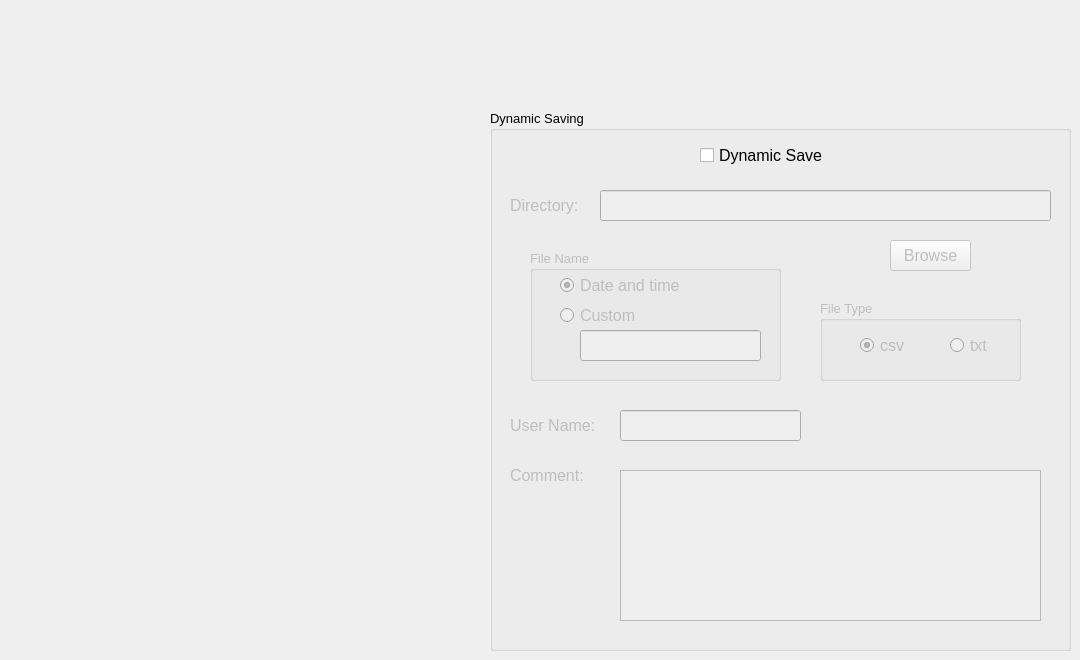
          <widget class="QWidget" name="tab_9">
           <attribute name="title">
            <string>Saving</string>
           </attribute>
           <widget class="QGroupBox" name="groupBox_dsave">
            <property name="enabled">
             <bool>true</bool>
            </property>
            <property name="geometry">
             <rect>
              <x>490</x>
              <y>110</y>
              <width>581</width>
              <height>541</height>
             </rect>
            </property>
            <property name="font">
             <font>
              <pointsize>10</pointsize>
             </font>
            </property>
            <property name="title">
             <string>Dynamic Saving</string>
            </property>
            <widget class="QLabel" name="label_dsave_directory">
             <property name="enabled">
              <bool>false</bool>
             </property>
             <property name="geometry">
              <rect>
               <x>20</x>
               <y>80</y>
               <width>101</width>
               <height>31</height>
              </rect>
             </property>
             <property name="font">
              <font>
               <pointsize>12</pointsize>
              </font>
             </property>
             <property name="text">
              <string>Directory:</string>
             </property>
            </widget>
            <widget class="QLineEdit" name="lineEdit_dsave_directory">
             <property name="enabled">
              <bool>false</bool>
             </property>
             <property name="geometry">
              <rect>
               <x>110</x>
               <y>80</y>
               <width>451</width>
               <height>31</height>
              </rect>
             </property>
             <property name="font">
              <font>
               <pointsize>12</pointsize>
              </font>
             </property>
            </widget>
            <widget class="QCheckBox" name="checkBox_dsave">
             <property name="enabled">
              <bool>true</bool>
             </property>
             <property name="geometry">
              <rect>
               <x>210</x>
               <y>30</y>
               <width>141</width>
               <height>31</height>
              </rect>
             </property>
             <property name="font">
              <font>
               <pointsize>12</pointsize>
              </font>
             </property>
             <property name="text">
              <string>Dynamic Save</string>
             </property>
            </widget>
            <widget class="QLabel" name="label_dsave_username">
             <property name="enabled">
              <bool>false</bool>
             </property>
             <property name="geometry">
              <rect>
               <x>20</x>
               <y>300</y>
               <width>101</width>
               <height>31</height>
              </rect>
             </property>
             <property name="font">
              <font>
               <pointsize>12</pointsize>
              </font>
             </property>
             <property name="text">
              <string>User Name:</string>
             </property>
            </widget>
            <widget class="QLineEdit" name="lineEdit_dsave_username">
             <property name="enabled">
              <bool>false</bool>
             </property>
             <property name="geometry">
              <rect>
               <x>130</x>
               <y>300</y>
               <width>181</width>
               <height>31</height>
              </rect>
             </property>
             <property name="font">
              <font>
               <pointsize>12</pointsize>
              </font>
             </property>
            </widget>
            <widget class="QPushButton" name="pushButton_dsave_browse">
             <property name="enabled">
              <bool>false</bool>
             </property>
             <property name="geometry">
              <rect>
               <x>400</x>
               <y>130</y>
               <width>81</width>
               <height>31</height>
              </rect>
             </property>
             <property name="font">
              <font>
               <pointsize>12</pointsize>
              </font>
             </property>
             <property name="text">
              <string>Browse</string>
             </property>
            </widget>
            <widget class="QLabel" name="label_dsave_comment">
             <property name="enabled">
              <bool>false</bool>
             </property>
             <property name="geometry">
              <rect>
               <x>20</x>
               <y>350</y>
               <width>91</width>
               <height>31</height>
              </rect>
             </property>
             <property name="font">
              <font>
               <pointsize>12</pointsize>
              </font>
             </property>
             <property name="text">
              <string>Comment:</string>
             </property>
            </widget>
            <widget class="QTextEdit" name="textEdit_dsave_comment">
             <property name="enabled">
              <bool>false</bool>
             </property>
             <property name="geometry">
              <rect>
               <x>130</x>
               <y>360</y>
               <width>421</width>
               <height>151</height>
              </rect>
             </property>
             <property name="font">
              <font>
               <pointsize>10</pointsize>
              </font>
             </property>
            </widget>
            <widget class="QGroupBox" name="groupBox_dsave_filename">
             <property name="enabled">
              <bool>false</bool>
             </property>
             <property name="geometry">
              <rect>
               <x>40</x>
               <y>140</y>
               <width>251</width>
               <height>131</height>
              </rect>
             </property>
             <property name="font">
              <font>
               <pointsize>10</pointsize>
              </font>
             </property>
             <property name="title">
              <string>File Name</string>
             </property>
             <widget class="QRadioButton" name="radioButton_dsave_timename">
              <property name="enabled">
               <bool>false</bool>
              </property>
              <property name="geometry">
               <rect>
                <x>30</x>
                <y>20</y>
                <width>131</width>
                <height>31</height>
               </rect>
              </property>
              <property name="font">
               <font>
                <pointsize>12</pointsize>
               </font>
              </property>
              <property name="text">
               <string>Date and time</string>
              </property>
              <property name="checked">
               <bool>true</bool>
              </property>
             </widget>
             <widget class="QRadioButton" name="radioButton_dsave_custname">
              <property name="enabled">
               <bool>false</bool>
              </property>
              <property name="geometry">
               <rect>
                <x>30</x>
                <y>50</y>
                <width>121</width>
                <height>31</height>
               </rect>
              </property>
              <property name="font">
               <font>
                <pointsize>12</pointsize>
               </font>
              </property>
              <property name="text">
               <string>Custom</string>
              </property>
             </widget>
             <widget class="QLineEdit" name="lineEdit_dsave_custname">
              <property name="enabled">
               <bool>false</bool>
              </property>
              <property name="geometry">
               <rect>
                <x>50</x>
                <y>80</y>
                <width>181</width>
                <height>31</height>
               </rect>
              </property>
              <property name="font">
               <font>
                <pointsize>12</pointsize>
               </font>
              </property>
             </widget>
            </widget>
            <widget class="QGroupBox" name="groupBox_dsave_filetype">
             <property name="enabled">
              <bool>false</bool>
             </property>
             <property name="geometry">
              <rect>
               <x>330</x>
               <y>190</y>
               <width>201</width>
               <height>81</height>
              </rect>
             </property>
             <property name="font">
              <font>
               <pointsize>10</pointsize>
              </font>
             </property>
             <property name="title">
              <string>File Type</string>
             </property>
             <widget class="QRadioButton" name="radioButton_csv">
              <property name="enabled">
               <bool>false</bool>
              </property>
              <property name="geometry">
               <rect>
                <x>40</x>
                <y>30</y>
                <width>61</width>
                <height>31</height>
               </rect>
              </property>
              <property name="font">
               <font>
                <pointsize>12</pointsize>
               </font>
              </property>
              <property name="acceptDrops">
               <bool>false</bool>
              </property>
              <property name="autoFillBackground">
               <bool>false</bool>
              </property>
              <property name="text">
               <string>csv</string>
              </property>
              <property name="checked">
               <bool>true</bool>
              </property>
             </widget>
             <widget class="QRadioButton" name="radioButton_txt">
              <property name="geometry">
               <rect>
                <x>130</x>
                <y>30</y>
                <width>61</width>
                <height>31</height>
               </rect>
              </property>
              <property name="font">
               <font>
                <pointsize>12</pointsize>
               </font>
              </property>
              <property name="text">
               <string>txt</string>
              </property>
             </widget>
            </widget>
           </widget>
          </widget>
